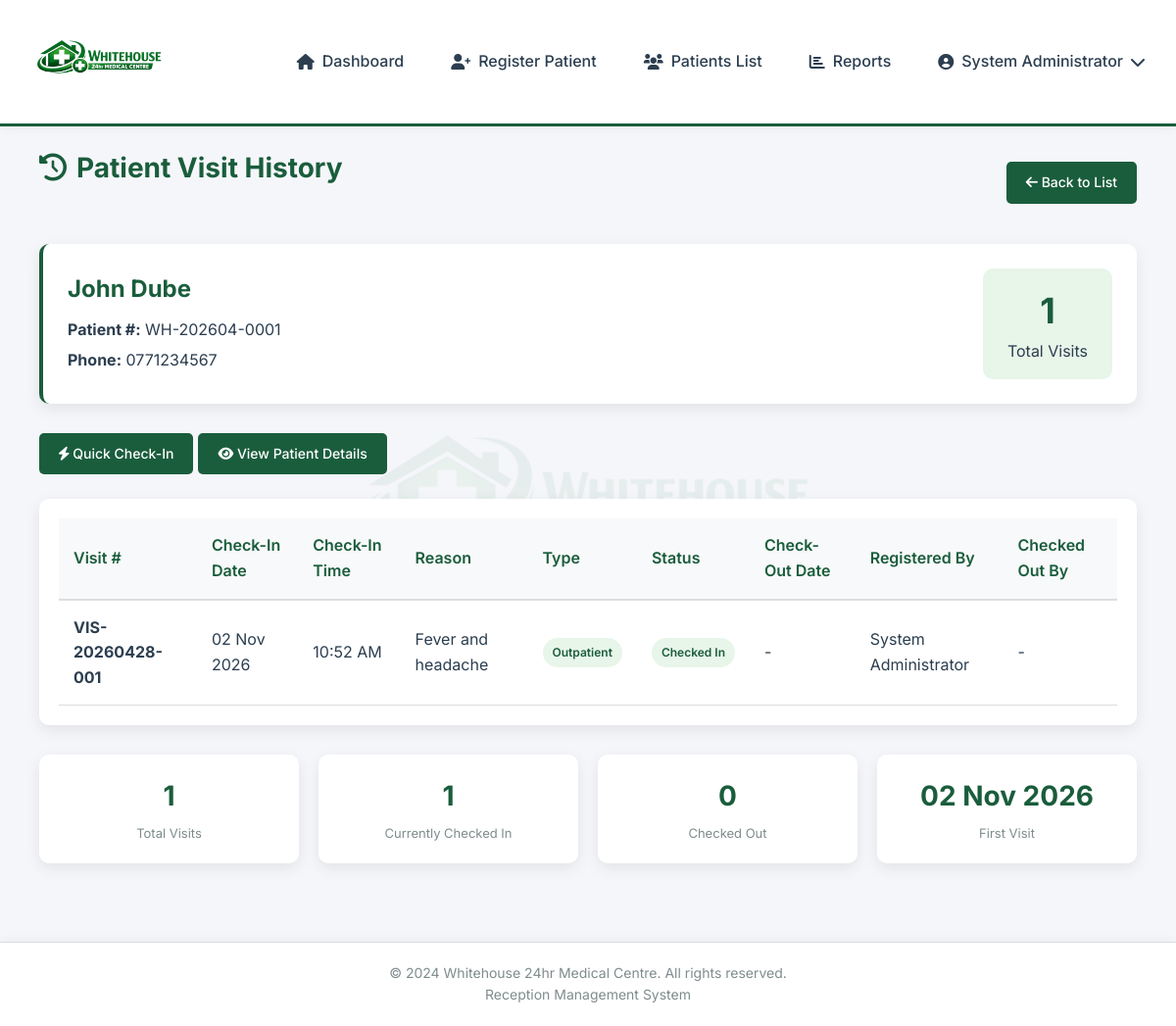
Page /pages/patient-history.php?id=1 (signed in) on the committed database.
### tables this page shows
CREATE TABLE patients (
    patient_id INT PRIMARY KEY AUTO_INCREMENT,
    patient_number VARCHAR(20) UNIQUE NOT NULL,
    first_name VARCHAR(50) NOT NULL,
    last_name VARCHAR(50) NOT NULL,
    date_of_birth DATE NOT NULL,
    gender ENUM('Male', 'Female', 'Other') NOT NULL,
    phone VARCHAR(15),
    email VARCHAR(100),
    address TEXT,
    emergency_contact_name VARCHAR(100),
    emergency_contact_phone VARCHAR(15),
    created_at TIMESTAMP DEFAULT CURRENT_TIMESTAMP
);

CREATE TABLE visits (
    visit_id INT PRIMARY KEY AUTO_INCREMENT,
    patient_id INT NOT NULL,
    visit_number VARCHAR(20) UNIQUE NOT NULL,
    check_in_date DATE NOT NULL,
    check_in_time TIME NOT NULL,
    visit_reason TEXT,
    status ENUM('checked_in', 'checked_out') DEFAULT 'checked_in',
    check_out_date DATE NULL,
    check_out_time TIME NULL,
    check_out_notes TEXT,
    registered_by INT,
    checked_out_by INT,
    created_at TIMESTAMP DEFAULT CURRENT_TIMESTAMP,
    FOREIGN KEY (patient_id) REFERENCES patients(patient_id) ON DELETE CASCADE,
    FOREIGN KEY (registered_by) REFERENCES users(user_id),
    FOREIGN KEY (checked_out_by) REFERENCES users(user_id)
);

CREATE TABLE users (
    user_id INT PRIMARY KEY AUTO_INCREMENT,
    username VARCHAR(50) UNIQUE NOT NULL,
    password VARCHAR(255) NOT NULL,
    full_name VARCHAR(100) NOT NULL,
    role ENUM('admin', 'receptionist') DEFAULT 'receptionist',
    is_active BOOLEAN DEFAULT TRUE,
    created_at TIMESTAMP DEFAULT CURRENT_TIMESTAMP,
    last_login TIMESTAMP NULL
);

### includes/functions.php (called while the page is built, shortened)
<?php
function getPatientById($db, $patient_id) {
    $query = "SELECT * FROM patients WHERE patient_id = :patient_id";
    $stmt = $db->prepare($query);
    $stmt->bindParam(':patient_id', $patient_id);
    $stmt->execute();
    return $stmt->fetch(PDO::FETCH_ASSOC);
}
function getPatientVisits($db, $patient_id) {
    $query = "SELECT v.*,
              u1.full_name as registered_by_name,
              u2.full_name as checked_out_by_name,
              (SELECT COUNT(*) FROM inpatient_admissions WHERE visit_id = v.visit_id) as is_inpatient
              FROM visits v
              LEFT JOIN users u1 ON v.registered_by = u1.user_id
              LEFT JOIN users u2 ON v.checked_out_by = u2.user_id
              WHERE v.patient_id = :patient_id
              ORDER BY v.check_in_date DESC, v.check_in_time DESC";
    $stmt = $db->prepare($query);
    $stmt->bindParam(':patient_id', $patient_id);
    $stmt->execute();
    return $stmt->fetchAll(PDO::FETCH_ASSOC);
}
?>

### pages/patient-history.php (the view, shortened to what this page needs)
<?php
require_once '../includes/functions.php';
$database = new Database();
$db = $database->getConnection();
$patient_id = $_GET['id'] ?? 0;
$patient = getPatientById($db, $patient_id);
$visits = getPatientVisits($db, $patient_id);
include '../includes/header.php';
?>
<div class="container">
    <div class="history-container">
        <div class="page-header">
            <h1 class="dashboard-title"><i class="fas fa-history"></i> Patient Visit History</h1>
            <a href="patients-list.php" class="btn btn-primary"><i class="fas fa-arrow-left"></i> Back to List</a>
        </div>
        <div class="patient-info-card">
            <div class="patient-info-content">
                <div>
                    <h2><?php echo htmlspecialchars($patient['first_name'] . ' ' . $patient['last_name']); ?></h2>
                    <p><strong>Patient #:</strong> <?php echo $patient['patient_number']; ?></p>
                    <p><strong>Phone:</strong> <?php echo $patient['phone'] ?? 'Not provided'; ?></p>
                </div>
                <div class="total-visits"><div class="total-visits-number"><?php echo count($visits); ?></div><div>Total Visits</div></div>
            </div>
        </div>
        <div class="action-buttons history-actions">
            <a href="register-patient.php?quick=<?php echo $patient_id; ?>" class="btn btn-success"><i class="fas fa-bolt"></i> Quick Check-In</a>
            <a href="patient-details.php?id=<?php echo $patient_id; ?>" class="btn btn-primary"><i class="fas fa-eye"></i> View Patient Details</a>
        </div>
        <?php if(empty($visits)): ?>
            <div class="empty-message">
                <i class="fas fa-calendar-times"></i><h3>No Visit History</h3>
                <p>This patient has no previous visits.</p>
                <a href="register-patient.php?quick=<?php echo $patient_id; ?>" class="btn btn-success"><i class="fas fa-plus"></i> Check-In Now</a>
            </div>
        <?php else: ?>
            <div class="table-container">
                <table>
                    <thead>
                        <tr><th>Visit #</th><th>Check-In Date</th><th>Check-In Time</th><th>Reason</th><th>Type</th><th>Status</th><th>Check-Out Date</th><th>Registered By</th><th>Checked Out By</th></tr>
                    </thead>
                    <tbody>
                        <?php foreach($visits as $visit): ?>
                        <tr>
                            <td><strong><?php echo $visit['visit_number']; ?></strong></td>
                            <td><?php echo date('d M Y', strtotime($visit['check_in_date'])); ?></td>
                            <td><?php echo date('h:i A', strtotime($visit['check_in_time'])); ?></td>
                            <td><?php echo htmlspecialchars($visit['visit_reason']); ?></td>
                            <td><?php echo ($visit['is_inpatient'] > 0) ? '<span class="status-badge status-admitted">Inpatient</span>' : '<span class="status-badge status-outpatient">Outpatient</span>'; ?></td>
                            <td><span class="status-badge <?php echo $visit['status'] == 'checked_in' ? 'status-checked-in' : 'status-checked-out'; ?>"><?php echo $visit['status'] == 'checked_in' ? 'Checked In' : 'Checked Out'; ?></span></td>
                            <td><?php echo $visit['check_out_date'] ? date('d M Y', strtotime($visit['check_out_date'])) . '<br><small>' . date('h:i A', strtotime($visit['check_out_time'])) . '</small>' : '-'; ?></td>
                            <td><?php echo $visit['registered_by_name'] ?? 'System'; ?></td>
                            <td><?php echo $visit['checked_out_by_name'] ?? '-'; ?></td>
                        </tr>
                        <?php endforeach; ?>
                    </tbody>
                </table>
            </div>
            <div class="history-stats">
                <div class="history-stat-card"><div class="history-stat-number"><?php echo count($visits); ?></div><div>Total Visits</div></div>
                <div class="history-stat-card"><div class="history-stat-number"><?php echo count(array_filter($visits, function($v) { return $v['status'] == 'checked_in'; })); ?></div><div>Currently Checked In</div></div>
                <div class="history-stat-card"><div class="history-stat-number"><?php echo count(array_filter($visits, function($v) { return $v['status'] == 'checked_out'; })); ?></div><div>Checked Out</div></div>
                <div class="history-stat-card"><div class="history-stat-number"><?php $first = end($visits); echo $first ? date('d M Y', strtotime($first['check_in_date'])) : '-'; ?></div><div>First Visit</div></div>
            </div>
        <?php endif; ?>
    </div>
</div>
<?php include '../includes/footer.php'; ?>

### assets/css/style.css (style rules this page uses)
:root { --primary-color: #1a5d3c; --primary-light: #2d7a4f; --primary-dark: #0e3d26; --success-color: #1a5d3c; --danger-color: #c0392b; --warning-color: #e67e22; --info-color: #2c3e50; --light-color: #e8f5e9; --text-color: #2c3e50; --text-muted: #7f8c8d; --border-color: #dcdde1; --bg-color: #f5f6fa; --white: #ffffff; --shadow: 0 5px 15px rgba(0,0,0,0.08); --shadow-hover: 0 8px 25px rgba(0,0,0,0.12); --transition: all 0.3s ease; }
* { margin: 0; padding: 0; box-sizing: border-box; }
body { font-family: 'Inter', sans-serif; line-height: 1.6; color: var(--text-color); background: var(--bg-color); min-height: 100vh; display: flex; flex-direction: column; position: relative; }
body::before { content: ''; position: fixed; top: 50%; left: 50%; transform: translate(-50%, -50%); width: 600px; height: 600px; background-image: url('../images/Whitehouse24hr.png'); background-repeat: no-repeat; background-position: center; background-size: contain; opacity: 0.06; z-index: 0; pointer-events: none; }
main, .container { position: relative; z-index: 1; }
.stat-card, .table-container, .form-container, .report-card, .report-header, .profile-card, .patient-summary, .filters-section, .login-box, .info-box, .modal-content, .patient-info-card, .history-stat-card, .add-user-form, .warning-box { background: var(--white); }
.container { max-width: 1400px; margin: 0 auto; padding: 0 20px 20px 20px; }
.btn { display: inline-block; padding: 10px 20px; border: none; border-radius: 5px; font-size: 14px; font-weight: 500; cursor: pointer; text-decoration: none; transition: var(--transition); }
.btn-primary { background: var(--primary-color); color: var(--white); }
.btn-success { background: var(--success-color); color: var(--white); }
.dashboard-title { margin-bottom: 30px; color: var(--primary-color); font-size: 28px; display: flex; align-items: center; gap: 10px; }
.table-container { background: var(--white); border-radius: 10px; padding: 20px; box-shadow: var(--shadow); overflow-x: auto; animation: slideUp 0.5s ease; margin-bottom: 30px; }
table { width: 100%; border-collapse: collapse; }
th { background: #f8f9fa; padding: 15px; text-align: left; font-weight: 600; color: var(--primary-color); border-bottom: 2px solid var(--border-color); }
td { padding: 15px; border-bottom: 1px solid var(--border-color); }
.status-badge { padding: 5px 10px; border-radius: 20px; font-size: 12px; font-weight: 600; text-align: center; display: inline-block; white-space: nowrap; }
.status-checked-in { background: #e8f5e9; color: var(--primary-color); }
.status-outpatient { background: #e8f5e9; color: var(--primary-color); }
.page-header { display: flex; justify-content: space-between; align-items: center; margin-bottom: 25px; flex-wrap: wrap; gap: 15px; }
.action-buttons { display: flex; gap: 5px; }
.patient-info-card { background: var(--white); border-radius: 10px; padding: 25px; margin-bottom: 30px; box-shadow: var(--shadow); border-left: 4px solid var(--primary-color); }
.patient-info-content { display: flex; justify-content: space-between; align-items: center; flex-wrap: wrap; gap: 20px; }
.patient-info-content h2 { color: var(--primary-color); margin-bottom: 10px; }
.patient-info-content p { margin-bottom: 5px; color: var(--text-color); }
.total-visits { text-align: center; padding: 15px 25px; background: var(--light-color); border-radius: 10px; }
.total-visits-number { font-size: 36px; font-weight: 700; color: var(--primary-color); }
.history-actions { margin-bottom: 25px; }
.history-stats { display: grid; grid-template-columns: repeat(4, 1fr); gap: 20px; margin-top: 30px; }
.history-stat-card { background: var(--white); border-radius: 10px; padding: 20px; text-align: center; box-shadow: var(--shadow); }
.history-stat-number { font-size: 28px; font-weight: 700; color: var(--primary-color); margin-bottom: 5px; }
.history-stat-card div:last-child { color: var(--text-muted); font-size: 13px; }

### rows in the picture
patients: first_name+last_name "John Dube", patient_number "WH-202604-0001", phone "0771234567"
visits: visit_number "VIS-20260428-001", check_in_date "02 Nov 2026", check_in_time "10:52 AM", visit_reason "Fever and headache", shows "Checked In", registered_by.full_name "System Administrator", checked_out_by_name "-", status "1", status "0"

### other values in the picture
$_SESSION['full_name'] "System Administrator"
count($visits) "1"
